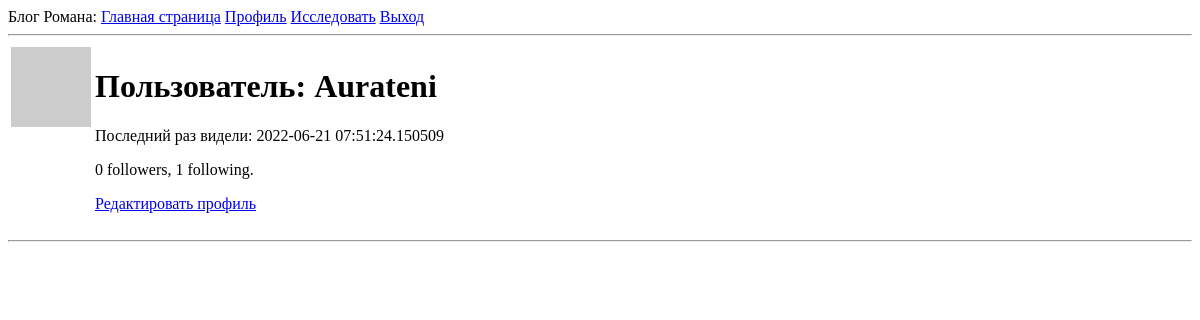
Page /user/Aurateni (signed in) on the earlier database version.
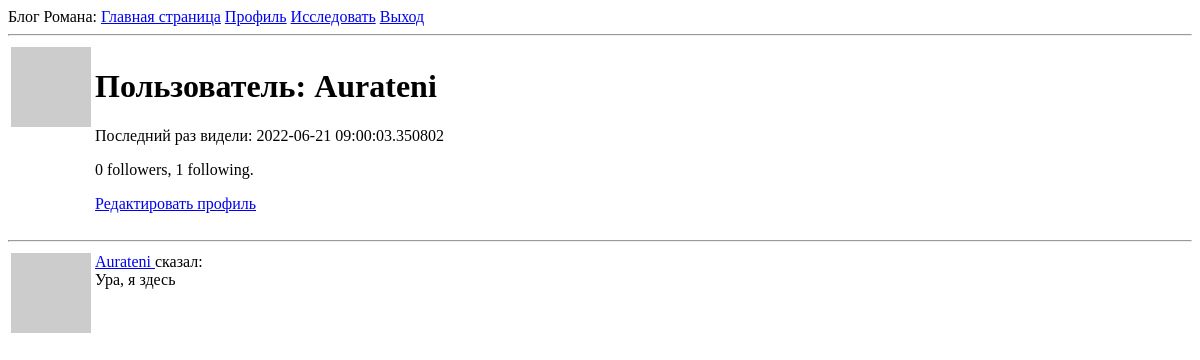
Same page on the later database version.
### app/models.py (models this page shows, shortened)
class User(UserMixin, db.Model):
    id = db.Column(db.Integer, primary_key=True)
    username = db.Column(db.String(64), index=True, unique=True)
    email = db.Column(db.String(120), index=True, unique=True)
    password_hash = db.Column(db.String(128))
    posts = db.relationship('Post', backref='author', lazy='dynamic')
    about_me = db.Column(db.String(140))
    last_seen = db.Column(db.DateTime, default=datetime.utcnow)
    followed = db.relationship(
        'User', secondary=followers,
        primaryjoin=(followers.c.follower_id == id),
        secondaryjoin=(followers.c.followed_id == id),
        backref=db.backref('followers', lazy='dynamic'), lazy='dynamic')
    def avatar(self, size):
        digest = md5(self.email.lower().encode('utf-8')).hexdigest()
        return 'https://www.gravatar.com/avatar/{}?d=identicon&s={}'.format(
            digest, size)

class Post(db.Model):
    id = db.Column(db.Integer, primary_key=True)
    body = db.Column(db.String(140))
    timestamp = db.Column(db.DateTime, index=True, default=datetime.utcnow)
    user_id = db.Column(db.Integer, db.ForeignKey('user.id'))

### app/routes.py (the view)
@app.route('/user/<username>')
@login_required
def user(username):
    user = User.query.filter_by(username=username).first_or_404()
    page = request.args.get('page', 1, type=int)
    posts = user.posts.order_by(Post.timestamp.desc()).paginate(
        page, app.config['POSTS_PER_PAGE'], False)
    next_url = url_for('user', username=user.username, page=posts.next_num) \
        if posts.has_next else None
    prev_url = url_for('user', username=user.username, page=posts.prev_num) \
        if posts.has_prev else None
    form = EmptyForm()
    return render_template('user.html', user=user, posts=posts.items, next_url=next_url, prev_url=prev_url, form=form)

### app/models.py (called while the page is built)
@login.user_loader
def load_user(id):
    return User.query.get(int(id))

### app/routes.py (called while the page is built)
@app.before_request
def before_request():
    if current_user.is_authenticated:
        current_user.last_seen = datetime.utcnow()
        db.session.commit()

### app/templates/user.html (shortened to what this page needs)
{% extends "base.html" %}
{% block content %}
     <table>
        <tr valign="top">
            <td><img src="{{ user.avatar(128) }}"></td>
            <td>
                <h1>Пользователь: {{ user.username }}</h1>
                {% if user.last_seen %}<p>Последний раз видели: {{ user.last_seen }}</p>{% endif %}
                <p>{{ user.followers.count() }} followers, {{ user.followed.count() }} following.</p>
                {% if user == current_user %}
                <p><a href="{{ url_for('edit_profile') }}">Редактировать профиль</a></p>
                {% endif %}
            </td>
        </tr>
    </table>
    <hr>
    {% for post in posts %}
        {% include '_post.html' %}
    {% endfor %}
{% endblock %}

### app/templates/base.html (shortened to what this page needs)
<!doctype html>
<html>
    <head>
    </head>
    <body>
        <div>
            Блог Романа:
            <a href="{{ url_for('index') }}">Главная страница</a>
            {% if current_user.is_anonymous %}
            <a href="{{ url_for('login') }}">Вход</a>
            {% else %}
            <a href="{{ url_for('user', username=current_user.username) }}">Профиль</a>
            <a href="{{ url_for('explore') }}">Исследовать</a>
            <a href="{{ url_for('logout') }}">Выход</a>
             {% endif %}
        </div>
        <hr>
        {% block content %}{% endblock %}
    </body>
</html>

### app/templates/_post.html
 <table>
        <tr valign="top">
            <td><img src="{{ post.author.avatar(36) }}"></td>
            <td>
                <a href="{{ url_for('user', username=post.author.username) }}">
                    {{ post.author.username }}
                </a>
                сказал:<br>{{ post.body }}
            </td>
        </tr>
    </table>

Differences in the rows shown:
changed User "Aurateni": last_seen "2022-06-21 07:51:24.150509" → "2022-06-21 09:00:03.350802"
added Post: author.username "Aurateni", body "Ура, я здесь"
